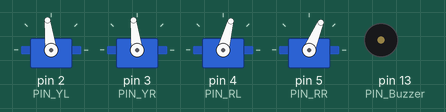
This sketch was run on a simulated Arduino Nano, built with avr-gcc and run on an emulated ATmega328P. On the bench: 4 × servo, buzzer (waves = sounding).

Above: at 0.05 s.
At 0.75 s:
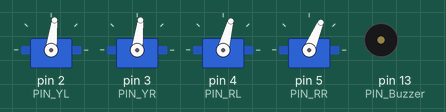
At 2.1 s:
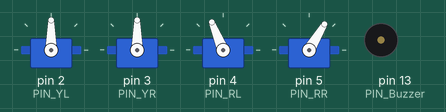
At 4.05 s:
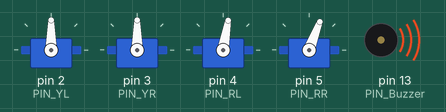
At 6.05 s:
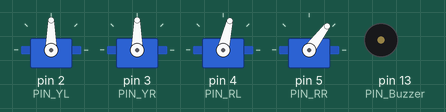
At 8.05 s:
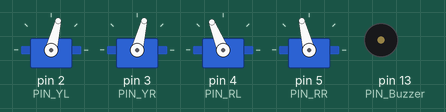
Timing chart, 0 to 10.5 s (numbered marks = the images above):
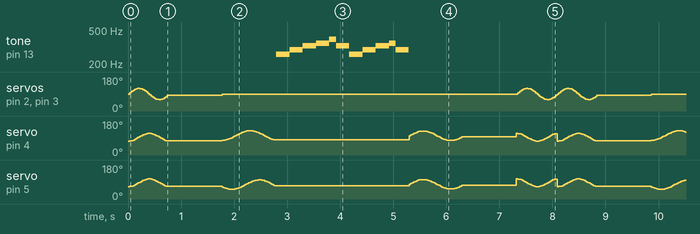

Measured:
- by itself, servo on pin 2 (PIN_YL), servo on pin 3 (PIN_YR): moves between 60° and 120°, repeating every 8.1 s
- by itself, servo on pin 4 (PIN_RL): moves between 74° and 129°, repeating every 8.1 s
- by itself, servo on pin 5 (PIN_RR): moves between 51° and 106°, repeating every 8.1 s
- by itself, tone on pin 13 (PIN_Buzzer): repeats every 8.1 s: 293 Hz 0.25 s, 329 Hz 0.25 s, 349 Hz 0.25 s, 392 Hz 0.13 s, 329 Hz 0.25 s, 261 Hz 0.25 s, 293 Hz 0.25 s, 329 Hz 0.25 s, 349 Hz 0.13 s, 293 Hz 0.25 s, silent 5.6 s, 261 Hz 0.25 s

The sketch:

otto.ino
```cpp
#include <Otto9.h>

Otto9 Otto;

#define PIN_YL 2
#define PIN_YR 3
#define PIN_RL 4
#define PIN_RR 5
#define PIN_Trigger 8
#define PIN_Echo 9
#define PIN_Buzzer 13

void setup(){
   Otto.init(PIN_YL, PIN_YR, PIN_RL, PIN_RR, true, A6, PIN_Buzzer, PIN_Trigger, PIN_Echo);
   pinMode(13, OUTPUT);
  }

void loop(){
    Otto.walk(1, 750, 1);//recto
    delay(1*1000);
    Otto.moonwalker(1, 1000, 25, 1);
    tone(13, 261, 250);
    delay(250);
    tone(13, 293, 250);
    delay(250);
    tone(13, 329, 250);
    delay(250);
    tone(13, 349, 250);
    delay(250);
    tone(13, 392, 250);
    delay(125);
    tone(13, 329, 250);
    delay(250);
    tone(13, 261, 250);
    delay(250);
    tone(13, 293, 250);
    delay(250);
    tone(13, 329, 250);
    delay(250);
    tone(13, 349, 250);
    delay(125);
    tone(13, 293, 250);
    delay(250);
    Otto.swing(1, 1000, 25);
    delay(1*1000);
    Otto.walk(1, 750, -1);//recto hacia atras


  }
```
